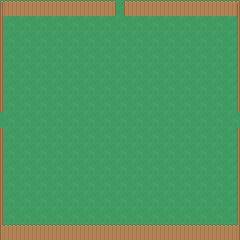

A 2D game scene composited from a Tiled map and its tileset images. What follows is a short description and the map's XML, with every tile layer's data as written:
An orthogonal 15x15 tile map with 16x16 px tiles, 2 tile layers (Background, Foreground) and 3 objects (3x exit).

<map version="1.0" tiledversion="1.0.2" orientation="orthogonal" renderorder="right-down" width="15" height="15" tilewidth="16" tileheight="16" nextobjectid="2">
 <tileset firstgid="1" source="tileset.tsx" />
 <layer name="Background" width="15" height="15">
  <properties>
   <property name="layer" value="background" />
   <property name="nocollide" value="true" />
   <property name="tileset" value="tileset" />
  </properties>
  <data encoding="csv">
964,964,964,964,964,964,964,964,964,964,964,964,964,964,964,
964,964,964,964,964,964,964,964,964,964,964,964,964,964,964,
964,964,964,964,964,964,964,964,964,964,964,964,964,964,964,
964,964,964,964,964,964,964,964,964,964,964,964,964,964,964,
964,964,964,964,964,964,964,964,964,964,964,964,964,964,964,
964,964,964,964,964,964,964,964,964,964,964,964,964,964,964,
964,964,964,964,964,964,964,964,964,964,964,964,964,964,964,
964,964,964,964,964,964,964,964,964,964,964,964,964,964,964,
964,964,964,964,964,964,964,964,964,964,964,964,964,964,964,
964,964,964,964,964,964,964,964,964,964,964,964,964,964,964,
964,964,964,964,964,964,964,964,964,964,964,964,964,964,964,
964,964,964,964,964,964,964,964,964,964,964,964,964,964,964,
964,964,964,964,964,964,964,964,964,964,964,964,964,964,964,
964,964,964,964,964,964,964,964,964,964,964,964,964,964,964,
964,964,964,964,964,964,964,964,964,964,964,964,964,964,964
</data>
 </layer>
 <layer name="Foreground" width="15" height="15">
  <properties>
   <property name="layer" value="foreground" />
   <property name="tileset" value="tileset" />
  </properties>
  <data encoding="csv">
540,541,541,541,541,541,541,576,541,541,541,541,541,541,542,
577,0,0,0,0,0,0,0,0,0,0,0,0,0,579,
577,0,0,0,0,0,0,0,0,0,0,0,0,0,579,
577,0,0,0,0,0,0,0,0,0,0,0,0,0,579,
577,0,0,0,0,0,0,0,0,0,0,0,0,0,579,
577,0,0,0,0,0,0,0,0,0,0,0,0,0,579,
577,0,0,0,0,0,0,0,0,0,0,0,0,0,579,
0,0,0,0,0,0,0,0,0,0,0,0,0,0,0,
577,0,0,0,0,0,0,0,0,0,0,0,0,0,579,
577,0,0,0,0,0,0,0,0,0,0,0,0,0,579,
577,0,0,0,0,0,0,0,0,0,0,0,0,0,579,
577,0,0,0,0,0,0,0,0,0,0,0,0,0,579,
577,0,0,0,0,0,0,0,0,0,0,0,0,0,579,
577,0,0,0,0,0,0,0,0,0,0,0,0,0,579,
614,615,615,615,615,615,615,615,615,615,615,615,615,615,616
</data>
 </layer>
 <objectgroup name="Objects">
  <properties>
   <property name="tileset" value="tileset" />
  </properties>
  <object id="14" name="Exit_Left" type="exit" x="-8" y="112" width="3" height="16">
   <properties>
    <property name="direction" value="left" />
   </properties>
  </object>
  <object id="13" name="Exit_Right" type="exit" x="245" y="112" width="3" height="16">
   <properties>
    <property name="direction" value="right" />
   </properties>
  </object>
  <object id="12" name="Exit_Up" type="exit" x="112" y="-8" width="16" height="3">
   <properties>
    <property name="direction" value="up" />
   </properties>
  </object>
 </objectgroup>
</map>
